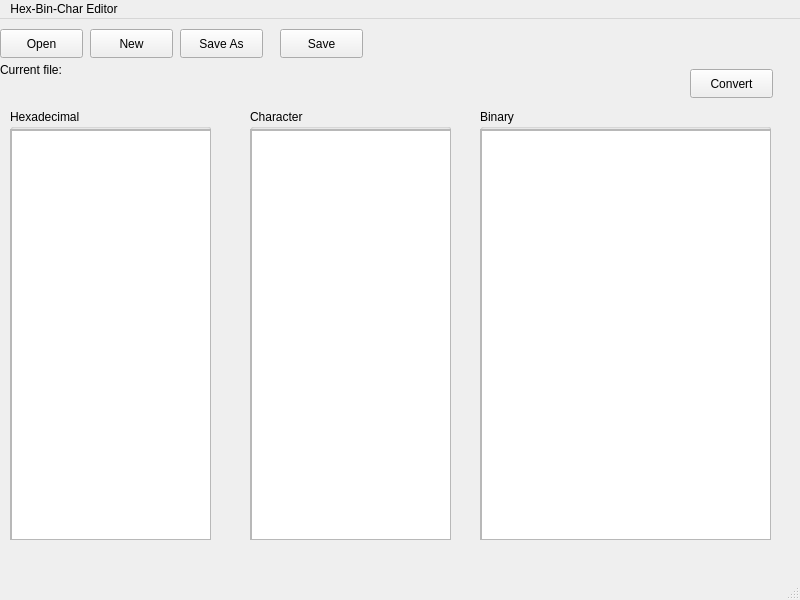
<?xml version="1.0" encoding="UTF-8"?>
<ui version="4.0">
 <class>MainWindow</class>
 <widget class="QMainWindow" name="MainWindow">
  <property name="geometry">
   <rect>
    <x>0</x>
    <y>0</y>
    <width>800</width>
    <height>600</height>
   </rect>
  </property>
  <property name="windowTitle">
   <string>MainWindow</string>
  </property>
  <widget class="QWidget" name="centralwidget">
   <widget class="QGroupBox" name="groupBox">
    <property name="geometry">
     <rect>
      <x>10</x>
      <y>90</y>
      <width>201</width>
      <height>431</height>
     </rect>
    </property>
    <property name="title">
     <string>Hexadecimal</string>
    </property>
    <widget class="QScrollArea" name="scrollArea">
     <property name="geometry">
      <rect>
       <x>0</x>
       <y>20</y>
       <width>201</width>
       <height>411</height>
      </rect>
     </property>
     <property name="widgetResizable">
      <bool>true</bool>
     </property>
     <widget class="QWidget" name="scrollAreaWidgetContents">
      <property name="geometry">
       <rect>
        <x>0</x>
        <y>0</y>
        <width>199</width>
        <height>409</height>
       </rect>
      </property>
      <widget class="QPlainTextEdit" name="plainTextEdit">
       <property name="geometry">
        <rect>
         <x>0</x>
         <y>0</y>
         <width>201</width>
         <height>411</height>
        </rect>
       </property>
      </widget>
     </widget>
    </widget>
   </widget>
   <widget class="QGroupBox" name="groupBox_2">
    <property name="geometry">
     <rect>
      <x>250</x>
      <y>90</y>
      <width>201</width>
      <height>431</height>
     </rect>
    </property>
    <property name="title">
     <string>Character</string>
    </property>
    <widget class="QScrollArea" name="scrollArea_2">
     <property name="geometry">
      <rect>
       <x>0</x>
       <y>20</y>
       <width>201</width>
       <height>411</height>
      </rect>
     </property>
     <property name="widgetResizable">
      <bool>true</bool>
     </property>
     <widget class="QWidget" name="scrollAreaWidgetContents_2">
      <property name="geometry">
       <rect>
        <x>0</x>
        <y>0</y>
        <width>199</width>
        <height>409</height>
       </rect>
      </property>
      <widget class="QPlainTextEdit" name="plainTextEdit_2">
       <property name="geometry">
        <rect>
         <x>0</x>
         <y>0</y>
         <width>201</width>
         <height>411</height>
        </rect>
       </property>
      </widget>
     </widget>
    </widget>
   </widget>
   <widget class="QGroupBox" name="groupBox_3">
    <property name="geometry">
     <rect>
      <x>480</x>
      <y>90</y>
      <width>291</width>
      <height>431</height>
     </rect>
    </property>
    <property name="title">
     <string>Binary</string>
    </property>
    <widget class="QScrollArea" name="scrollArea_3">
     <property name="geometry">
      <rect>
       <x>0</x>
       <y>20</y>
       <width>291</width>
       <height>411</height>
      </rect>
     </property>
     <property name="widgetResizable">
      <bool>true</bool>
     </property>
     <widget class="QWidget" name="scrollAreaWidgetContents_3">
      <property name="geometry">
       <rect>
        <x>0</x>
        <y>0</y>
        <width>289</width>
        <height>409</height>
       </rect>
      </property>
      <widget class="QPlainTextEdit" name="plainTextEdit_3">
       <property name="geometry">
        <rect>
         <x>0</x>
         <y>0</y>
         <width>291</width>
         <height>411</height>
        </rect>
       </property>
      </widget>
     </widget>
    </widget>
   </widget>
   <widget class="QPushButton" name="Save_Button">
    <property name="geometry">
     <rect>
      <x>280</x>
      <y>10</y>
      <width>83</width>
      <height>29</height>
     </rect>
    </property>
    <property name="text">
     <string>Save</string>
    </property>
   </widget>
   <widget class="QPushButton" name="Save_As_Button">
    <property name="geometry">
     <rect>
      <x>180</x>
      <y>10</y>
      <width>83</width>
      <height>29</height>
     </rect>
    </property>
    <property name="text">
     <string>Save As</string>
    </property>
   </widget>
   <widget class="QPushButton" name="New_Button">
    <property name="geometry">
     <rect>
      <x>90</x>
      <y>10</y>
      <width>83</width>
      <height>29</height>
     </rect>
    </property>
    <property name="text">
     <string>New</string>
    </property>
   </widget>
   <widget class="QPushButton" name="Open_Button">
    <property name="geometry">
     <rect>
      <x>0</x>
      <y>10</y>
      <width>83</width>
      <height>29</height>
     </rect>
    </property>
    <property name="text">
     <string>Open</string>
    </property>
   </widget>
   <widget class="QPushButton" name="Convert_Button">
    <property name="geometry">
     <rect>
      <x>690</x>
      <y>50</y>
      <width>83</width>
      <height>29</height>
     </rect>
    </property>
    <property name="text">
     <string>Convert</string>
    </property>
   </widget>
   <widget class="QLabel" name="label">
    <property name="geometry">
     <rect>
      <x>0</x>
      <y>40</y>
      <width>511</width>
      <height>21</height>
     </rect>
    </property>
    <property name="text">
     <string>Current file: </string>
    </property>
   </widget>
   <zorder>groupBox</zorder>
   <zorder>groupBox_3</zorder>
   <zorder>Save_Button</zorder>
   <zorder>Save_As_Button</zorder>
   <zorder>New_Button</zorder>
   <zorder>Open_Button</zorder>
   <zorder>groupBox_2</zorder>
   <zorder>Convert_Button</zorder>
   <zorder>label</zorder>
  </widget>
  <widget class="QStatusBar" name="statusbar"/>
  <widget class="QMenuBar" name="menubar">
   <property name="geometry">
    <rect>
     <x>0</x>
     <y>0</y>
     <width>800</width>
     <height>25</height>
    </rect>
   </property>
   <property name="defaultUp">
    <bool>false</bool>
   </property>
   <widget class="QMenu" name="menuHex_Bin_Char_Editor">
    <property name="title">
     <string>Hex-Bin-Char Editor</string>
    </property>
   </widget>
   <addaction name="menuHex_Bin_Char_Editor"/>
  </widget>
 </widget>
 <resources/>
 <connections/>
</ui>
